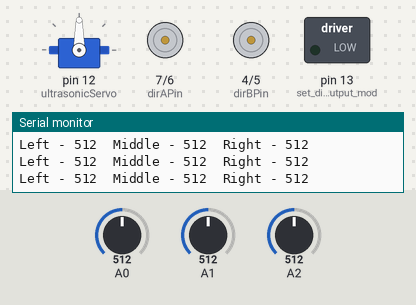
The sketch below on a simulated Arduino Uno, built with avr-gcc and run on an emulated ATmega328P. On the bench: servo, direction and speed pins drawn as motors (green arrow = direction pin HIGH = forward, orange = LOW = backward, longer = more drive), switched loads named in the sketch (green lamp = pin HIGH), the last lines printed to the serial monitor. Inputs (shaded band) come from the test bench; at power-on: A0 = 512, A2 = 512, A1 = 512.

Above: at 1.2 s.
1.3 s: A0 set to 104
4.3 s: A0 set to 91
At 4.7 s:
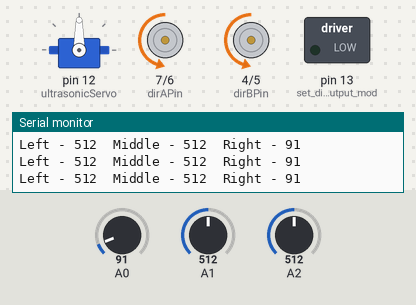
5.8 s: A2 set to 104
8.8 s: A2 set to 89
At 10.0 s:
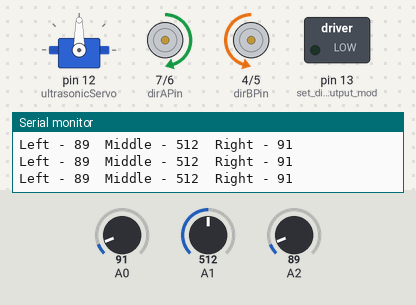
10.3 s: A1 set to 111
13.3 s: A1 set to 91
At 14.1 s:
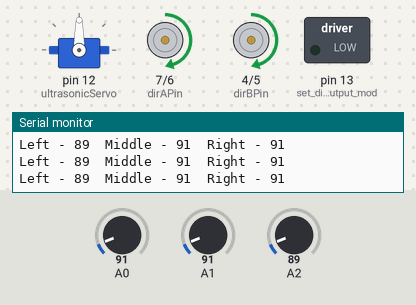
Timing chart, 0 to 15.8 s (numbered marks = the images above; inputs shaded):
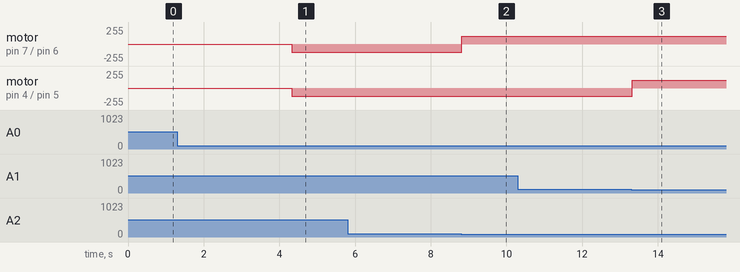

Measured:
- the behaviour switches between 100 and 99 on A0 (found by bisection; images 0 and 1)
- the behaviour switches between 100 and 99 on A2 (found by bisection; images 1 and 2)
- the behaviour switches between 100 and 99 on A1 (found by bisection; images 2 and 3)
- after the input at 4.3 s, motor on pin 7 (dirAPin) / pin 6 (pwmAPin), motor on pin 4 (dirBPin) / pin 5 (pwmBPin): stopped → backward 120/255 at once
- after the input at 8.8 s, motor on pin 7 (dirAPin) / pin 6 (pwmAPin): backward 120/255 → forward 120/255 at once
- after the input at 13.3 s, motor on pin 4 (dirBPin) / pin 5 (pwmBPin): backward 120/255 → forward 120/255 at once

The sketch:

line_follow.ino
```cpp
#include <Servo.h>
Servo ultrasonicServo;           // define servo to control turning of ultrasonic sensor
int trigPin = 10;                  // define Trig pin for ultrasonic ranging module
int echoPin = 11;                  // define Echo pin for ultrasonic ranging module
float maxDistance = 200;          // define the range(cm) for ultrasonic ranging module, Maximum sensor distance is rated at 400-500cm.
float soundVelocity = 340;        // Sound velocity = 340 m/s
float rangingTimeOut = 2 * maxDistance / 100 / soundVelocity * 1000000; // define the timeout(ms) for ultrasonic ranging module
//Motor control port
const int dirAPin = 7;    // define pin used to control rotational direction of motor A
const int pwmAPin = 6;    // define pin for PWM used to control rotational speed of motor A
const int dirBPin = 4;    // define pin used to control rotational direction of motor B
const int pwmBPin = 5;    // define pin for PWM used to control rotational speed of motor B
//Define motor control direction
#define FORWARD 1
#define BACKWARD 2
#define LEFT 3
#define RIGHT 4
#define STOP 4

#define RIGHT_SENSOR A0
#define MIDDLE_SENSOR A1
#define LEFT_SENSOR A2

#define MOTOR_DEFAULT_SPEED 110

#define BLACK_LINE false

int distance;
int yan = 0;
void setup() {
  // put your setup code here, to run once:
  pinMode(dirAPin, OUTPUT);   // set dirAPin to output mode
  pinMode(pwmAPin, OUTPUT);   // set pwmAPin to output mode
  pinMode(dirBPin, OUTPUT);   // set dirBPin to output mode
  pinMode(pwmBPin, OUTPUT);   // set pwmBPin to output mode
  ctrlCar(STOP,0);//A0, A1, A2 tracking does not detect black lines
  ultrasonicServo.attach(12);  // attaches the servo on ultrasonicPin to the servo object
  pinMode(trigPin, OUTPUT); // set trigPin to output mode
  pinMode(echoPin, INPUT);  // set echoPin to input mode
  ultrasonicServo.write(90);
  pinMode(13, OUTPUT);   // set dirAPin to output mode
  Serial.begin(9600);
}


void loop() {
    int left_reading = readLineSensor(LEFT_SENSOR);
    int middle_reading = readLineSensor(MIDDLE_SENSOR);
    int right_reading = readLineSensor(RIGHT_SENSOR);

    if ( onLine( left_reading ) && !onLine( middle_reading) && !onLine(right_reading)) {
      ctrlCar(LEFT, 120);
    }else if ( !onLine( left_reading ) && !onLine( middle_reading) && onLine(right_reading)) {
      ctrlCar(RIGHT, 120);
    }else if ( !onLine( left_reading ) && onLine( middle_reading) && onLine(right_reading)) {
      ctrlCar(RIGHT, 120);
    }else if ( onLine( left_reading ) && onLine( middle_reading) && onLine(right_reading)) {
      ctrlCar(LEFT, 120);
    }else if ( !onLine( left_reading ) && !onLine( middle_reading) && !onLine(right_reading)) {
      ctrlCar(STOP, 0);
    }else{
      ctrlCar(FORWARD, 120);
    }

    Serial.print("Left - ");
    Serial.print(left_reading);
    Serial.print("\tMiddle - ");
    Serial.print(middle_reading);
    Serial.print("\tRight - ");
    Serial.println(right_reading);
}

//Control motor motion direction and speed function
void ctrlCar( int motorDir, byte motorSpd) {
  switch(motorDir){
    case FORWARD:digitalWrite(dirAPin, HIGH);
           digitalWrite(dirBPin, LOW);
           break;
    case BACKWARD:digitalWrite(dirAPin, LOW);
           digitalWrite(dirBPin, HIGH);
           break;
    case LEFT:digitalWrite(dirAPin, HIGH);
           digitalWrite(dirBPin, HIGH);
           break;
    case RIGHT:digitalWrite(dirAPin, LOW);
           digitalWrite(dirBPin, LOW);
           break;
    default:digitalWrite(dirAPin, LOW);
           digitalWrite(dirBPin, LOW);
           break;
  }
  analogWrite(pwmAPin, motorSpd);
  analogWrite(pwmBPin, motorSpd);
}

float getDistance() {
  unsigned long pingTime; // save the high level time returned by ultrasonic ranging module
  float distance;         // save the distance away from obstacle
  // set the trigPin output 10us high level to make the ultrasonic ranging module start to measure
  digitalWrite(trigPin, HIGH);
  delayMicroseconds(10);
  digitalWrite(trigPin, LOW);
  // get the high level time returned by ultrasonic ranging module
  pingTime = pulseIn(echoPin, HIGH, rangingTimeOut);
  if (pingTime != 0) {  // if the measure is not overtime
    distance = pingTime * soundVelocity / 2 / 10000;  // calculate the obstacle distance(cm) according to the time of high level returned
    return distance;    // return distance(cm)
  }
  else                  // if the measure is overtime
    return maxDistance; // returns the maximum distance(cm)
}

boolean onLine(int reading){
  if(BLACK_LINE){
    return reading > 1000;
  } else {
    return reading < 100;
  }
}

int readLineSensor(int pin){
  int return_value = 0;
  do{
    return_value = analogRead(pin);
  } while(return_value == 1023);
  return return_value;
}
```
